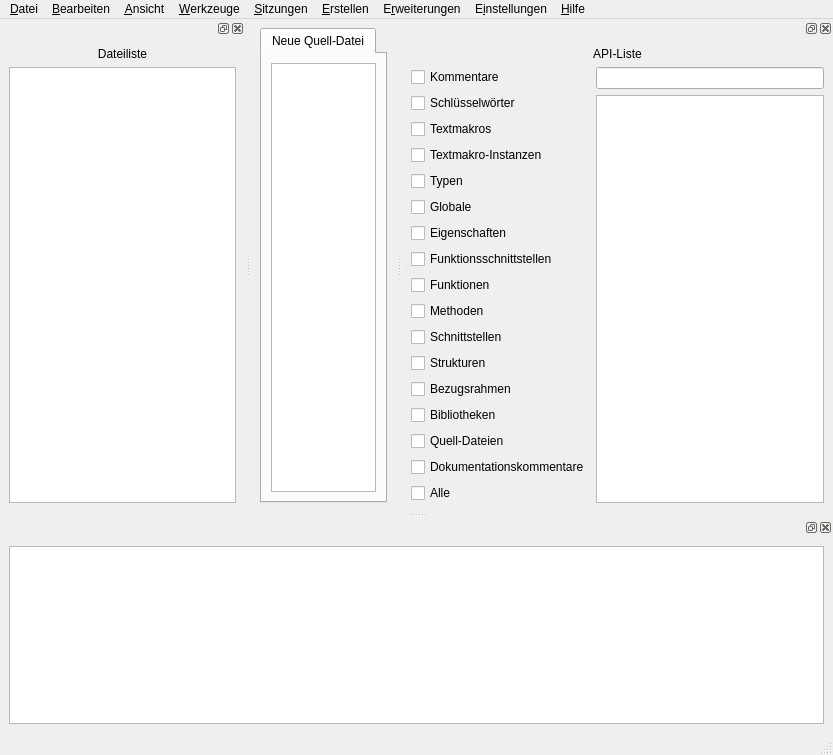
<?xml version="1.0" encoding="UTF-8"?>
<ui version="4.0">
 <author>Tamino Dauth</author>
 <class>MainWindow</class>
 <widget class="QMainWindow" name="MainWindow">
  <property name="geometry">
   <rect>
    <x>0</x>
    <y>0</y>
    <width>833</width>
    <height>755</height>
   </rect>
  </property>
  <property name="windowTitle">
   <string>vjasside</string>
  </property>
  <property name="windowIcon">
   <iconset resource="../vjasside.qrc">
    <normaloff>:/images/vjasside.png</normaloff>:/images/vjasside.png</iconset>
  </property>
  <property name="toolButtonStyle">
   <enum>Qt::ToolButtonIconOnly</enum>
  </property>
  <property name="dockNestingEnabled">
   <bool>true</bool>
  </property>
  <property name="dockOptions">
   <set>QMainWindow::AllowNestedDocks|QMainWindow::AllowTabbedDocks|QMainWindow::AnimatedDocks</set>
  </property>
  <widget class="QWidget" name="centralwidget">
   <layout class="QGridLayout">
    <item row="0" column="0">
     <widget class="QTabWidget" name="tabWidget">
      <property name="contextMenuPolicy">
       <enum>Qt::ActionsContextMenu</enum>
      </property>
      <property name="currentIndex">
       <number>0</number>
      </property>
      <widget class="QWidget" name="tab">
       <property name="contextMenuPolicy">
        <enum>Qt::DefaultContextMenu</enum>
       </property>
       <attribute name="icon">
        <iconset resource="../vjasside.qrc">
         <normaloff>:/images/mimetypes/jasssource.png</normaloff>:/images/mimetypes/jasssource.png</iconset>
       </attribute>
       <attribute name="title">
        <string>Neue Quell-Datei</string>
       </attribute>
       <layout class="QGridLayout">
        <item row="0" column="0">
         <widget class="QTextEdit" name="textEdit">
          <property name="contextMenuPolicy">
           <enum>Qt::DefaultContextMenu</enum>
          </property>
          <property name="lineWidth">
           <number>1</number>
          </property>
          <property name="autoFormatting">
           <set>QTextEdit::AutoNone</set>
          </property>
          <property name="lineWrapMode">
           <enum>QTextEdit::WidgetWidth</enum>
          </property>
         </widget>
        </item>
       </layout>
      </widget>
     </widget>
    </item>
   </layout>
  </widget>
  <widget class="QMenuBar" name="menubar">
   <property name="geometry">
    <rect>
     <x>0</x>
     <y>0</y>
     <width>833</width>
     <height>25</height>
    </rect>
   </property>
   <widget class="QMenu" name="fileMenu">
    <property name="tearOffEnabled">
     <bool>true</bool>
    </property>
    <property name="title">
     <string>&amp;Datei</string>
    </property>
    <widget class="QMenu" name="openRecentMenu">
     <property name="tearOffEnabled">
      <bool>true</bool>
     </property>
     <property name="title">
      <string>Zu&amp;letzt geöffnete Dateien</string>
     </property>
     <property name="icon">
      <iconset resource="../vjasside.qrc">
       <normaloff>:/images/actions/document-open-recent.png</normaloff>:/images/actions/document-open-recent.png</iconset>
     </property>
    </widget>
    <addaction name="newAction"/>
    <addaction name="openAction"/>
    <addaction name="openRecentMenu"/>
    <addaction name="separator"/>
    <addaction name="saveAction"/>
    <addaction name="saveAsAction"/>
    <addaction name="saveAllAction"/>
    <addaction name="separator"/>
    <addaction name="reloadAction"/>
    <addaction name="revertAllAction"/>
    <addaction name="separator"/>
    <addaction name="printAction"/>
    <addaction name="separator"/>
    <addaction name="exportAsHtmlAction"/>
    <addaction name="closeAction"/>
    <addaction name="closeAllAction"/>
    <addaction name="closeAllOtherAction"/>
    <addaction name="separator"/>
    <addaction name="quitAction"/>
   </widget>
   <widget class="QMenu" name="editMenu">
    <property name="tearOffEnabled">
     <bool>true</bool>
    </property>
    <property name="title">
     <string>&amp;Bearbeiten</string>
    </property>
    <addaction name="undoAction"/>
    <addaction name="redoAction"/>
    <addaction name="separator"/>
    <addaction name="cutAction"/>
    <addaction name="copyAction"/>
    <addaction name="copyAsHtmlAction"/>
    <addaction name="pasteAction"/>
    <addaction name="separator"/>
    <addaction name="selectAllAction"/>
    <addaction name="deselectAction"/>
    <addaction name="blockSelectionModeAction"/>
    <addaction name="separator"/>
    <addaction name="overwriteModeAction"/>
    <addaction name="separator"/>
    <addaction name="findAction"/>
    <addaction name="findNextAction"/>
    <addaction name="findPreviousAction"/>
    <addaction name="replaceAction"/>
    <addaction name="separator"/>
    <addaction name="goToLineAction"/>
    <addaction name="findSelectReplaceAction"/>
    <addaction name="findInFilesAction"/>
   </widget>
   <widget class="QMenu" name="viewMenu">
    <property name="tearOffEnabled">
     <bool>true</bool>
    </property>
    <property name="title">
     <string>&amp;Ansicht</string>
    </property>
    <widget class="QMenu" name="codeFoldingMenu">
     <property name="tearOffEnabled">
      <bool>true</bool>
     </property>
     <property name="title">
      <string>&amp;Code-Ausblendung</string>
     </property>
     <addaction name="collapseToplevelAction"/>
     <addaction name="expandToplevelAction"/>
     <addaction name="collapseOneLocalLevelAction"/>
     <addaction name="expandOneLocalLevelAction"/>
    </widget>
    <widget class="QMenu" name="dynamicWordWrapIndicatorsMenu">
     <property name="tearOffEnabled">
      <bool>true</bool>
     </property>
     <property name="title">
      <string>Anzeigen für d&amp;ynamischen Zeilenumbruch</string>
     </property>
     <addaction name="offAction"/>
     <addaction name="followLineNumbersAction"/>
     <addaction name="alwaysOnAction"/>
    </widget>
    <addaction name="backAction"/>
    <addaction name="forwardAction"/>
    <addaction name="gotoLastEditPositionAction"/>
    <addaction name="separator"/>
    <addaction name="wordWrapAction"/>
    <addaction name="dynamicWordWrapIndicatorsMenu"/>
    <addaction name="showStaticWordWrapMarkerAction"/>
    <addaction name="separator"/>
    <addaction name="showIconBorderAction"/>
    <addaction name="showLineNumbersAction"/>
    <addaction name="showScrollbarMarksAction"/>
    <addaction name="separator"/>
    <addaction name="showFoldingMarkersAction"/>
    <addaction name="codeFoldingMenu"/>
   </widget>
   <widget class="QMenu" name="sessionsMenu">
    <property name="tearOffEnabled">
     <bool>true</bool>
    </property>
    <property name="title">
     <string>&amp;Sitzungen</string>
    </property>
    <widget class="QMenu" name="openSessionMenu">
     <property name="tearOffEnabled">
      <bool>true</bool>
     </property>
     <property name="title">
      <string>Ö&amp;ffnen …</string>
     </property>
     <property name="icon">
      <iconset resource="../vjasside.qrc">
       <normaloff>:/images/actions/document-open.png</normaloff>:/images/actions/document-open.png</iconset>
     </property>
    </widget>
    <addaction name="newSessionAction"/>
    <addaction name="openSessionMenu"/>
    <addaction name="separator"/>
    <addaction name="saveSessionAction"/>
    <addaction name="saveSessionAsAction"/>
    <addaction name="separator"/>
    <addaction name="deleteSessionAction"/>
    <addaction name="separator"/>
    <addaction name="closeSessionAction"/>
   </widget>
   <widget class="QMenu" name="buildMenu">
    <property name="tearOffEnabled">
     <bool>true</bool>
    </property>
    <property name="title">
     <string>&amp;Erstellen</string>
    </property>
    <addaction name="parseJassSyntaxAction"/>
    <addaction name="parseVjassSyntaxAction"/>
    <addaction name="separator"/>
    <addaction name="buildApiDocumentationAction"/>
   </widget>
   <widget class="QMenu" name="settingsMenu">
    <property name="tearOffEnabled">
     <bool>true</bool>
    </property>
    <property name="title">
     <string>E&amp;instellungen</string>
    </property>
    <addaction name="configureEditorAction"/>
   </widget>
   <widget class="QMenu" name="helpMenu">
    <property name="tearOffEnabled">
     <bool>true</bool>
    </property>
    <property name="title">
     <string>&amp;Hilfe</string>
    </property>
    <addaction name="aboutPjassAction"/>
    <addaction name="aboutJasshelperAction"/>
    <addaction name="aboutVjassdocAction"/>
    <addaction name="separator"/>
    <addaction name="aboutVjasssdkAction"/>
    <addaction name="aboutWc3sdkAction"/>
    <addaction name="separator"/>
    <addaction name="aboutVjassideAction"/>
    <addaction name="aboutQtAction"/>
   </widget>
   <widget class="QMenu" name="toolsMenu">
    <property name="tearOffEnabled">
     <bool>true</bool>
    </property>
    <property name="title">
     <string>&amp;Werkzeuge</string>
    </property>
    <addaction name="fileListAction"/>
    <addaction name="apiListAction"/>
    <addaction name="outputAction"/>
    <addaction name="showApiDatabaseDialogAction"/>
    <addaction name="showMpqEditorAction"/>
    <addaction name="insertColorAction"/>
   </widget>
   <widget class="QMenu" name="extensionsMenu">
    <property name="title">
     <string>E&amp;rweiterungen</string>
    </property>
    <widget class="QMenu" name="advancedScriptLibraryMenu">
     <property name="title">
      <string>Advanced Script Library</string>
     </property>
     <addaction name="createTalkAction"/>
     <addaction name="createQuestAction"/>
    </widget>
    <addaction name="advancedScriptLibraryMenu"/>
   </widget>
   <addaction name="fileMenu"/>
   <addaction name="editMenu"/>
   <addaction name="viewMenu"/>
   <addaction name="toolsMenu"/>
   <addaction name="sessionsMenu"/>
   <addaction name="buildMenu"/>
   <addaction name="extensionsMenu"/>
   <addaction name="settingsMenu"/>
   <addaction name="helpMenu"/>
  </widget>
  <widget class="QStatusBar" name="statusbar"/>
  <widget class="QDockWidget" name="apiListDockWidget">
   <property name="sizePolicy">
    <sizepolicy hsizetype="Preferred" vsizetype="Preferred">
     <horstretch>0</horstretch>
     <verstretch>0</verstretch>
    </sizepolicy>
   </property>
   <property name="maximumSize">
    <size>
     <width>524287</width>
     <height>524287</height>
    </size>
   </property>
   <property name="baseSize">
    <size>
     <width>0</width>
     <height>0</height>
    </size>
   </property>
   <property name="floating">
    <bool>false</bool>
   </property>
   <property name="allowedAreas">
    <set>Qt::RightDockWidgetArea</set>
   </property>
   <attribute name="dockWidgetArea">
    <number>2</number>
   </attribute>
   <widget class="QWidget" name="apiListDockWidgetContents">
    <property name="minimumSize">
     <size>
      <width>0</width>
      <height>0</height>
     </size>
    </property>
    <property name="maximumSize">
     <size>
      <width>16777215</width>
      <height>16777215</height>
     </size>
    </property>
    <property name="baseSize">
     <size>
      <width>0</width>
      <height>0</height>
     </size>
    </property>
    <layout class="QGridLayout">
     <item row="0" column="0">
      <layout class="QVBoxLayout">
       <item>
        <widget class="QLabel" name="label">
         <property name="text">
          <string>API-Liste</string>
         </property>
         <property name="alignment">
          <set>Qt::AlignCenter</set>
         </property>
        </widget>
       </item>
       <item>
        <layout class="QHBoxLayout">
         <item>
          <layout class="QVBoxLayout">
           <item>
            <widget class="QCheckBox" name="commentCheckBox">
             <property name="text">
              <string>Kommentare</string>
             </property>
            </widget>
           </item>
           <item>
            <widget class="QCheckBox" name="keywordCheckBox">
             <property name="text">
              <string>Schlüsselwörter</string>
             </property>
            </widget>
           </item>
           <item>
            <widget class="QCheckBox" name="textMacroCheckBox">
             <property name="text">
              <string>Textmakros</string>
             </property>
            </widget>
           </item>
           <item>
            <widget class="QCheckBox" name="textMacroInstanceCheckBox">
             <property name="text">
              <string>Textmakro-Instanzen</string>
             </property>
            </widget>
           </item>
           <item>
            <widget class="QCheckBox" name="typeCheckBox">
             <property name="text">
              <string>Typen</string>
             </property>
            </widget>
           </item>
           <item>
            <widget class="QCheckBox" name="globalCheckBox">
             <property name="text">
              <string>Globale</string>
             </property>
            </widget>
           </item>
           <item>
            <widget class="QCheckBox" name="memberCheckBox">
             <property name="text">
              <string>Eigenschaften</string>
             </property>
            </widget>
           </item>
           <item>
            <widget class="QCheckBox" name="functionInterfaceCheckBox">
             <property name="text">
              <string>Funktionsschnittstellen</string>
             </property>
            </widget>
           </item>
           <item>
            <widget class="QCheckBox" name="functionCheckBox">
             <property name="text">
              <string>Funktionen</string>
             </property>
            </widget>
           </item>
           <item>
            <widget class="QCheckBox" name="methodCheckBox">
             <property name="text">
              <string>Methoden</string>
             </property>
            </widget>
           </item>
           <item>
            <widget class="QCheckBox" name="interfaceCheckBox">
             <property name="text">
              <string>Schnittstellen</string>
             </property>
            </widget>
           </item>
           <item>
            <widget class="QCheckBox" name="structCheckBox">
             <property name="text">
              <string>Strukturen</string>
             </property>
            </widget>
           </item>
           <item>
            <widget class="QCheckBox" name="scopeCheckBox">
             <property name="text">
              <string>Bezugsrahmen</string>
             </property>
            </widget>
           </item>
           <item>
            <widget class="QCheckBox" name="libraryCheckBox">
             <property name="text">
              <string>Bibliotheken</string>
             </property>
            </widget>
           </item>
           <item>
            <widget class="QCheckBox" name="sourceFileCheckBox">
             <property name="text">
              <string>Quell-Dateien</string>
             </property>
            </widget>
           </item>
           <item>
            <widget class="QCheckBox" name="documentationCommentCheckBox">
             <property name="text">
              <string>Dokumentationskommentare</string>
             </property>
            </widget>
           </item>
           <item>
            <widget class="QCheckBox" name="allCheckBox">
             <property name="text">
              <string>Alle</string>
             </property>
            </widget>
           </item>
          </layout>
         </item>
         <item>
          <layout class="QVBoxLayout">
           <item>
            <widget class="QLineEdit" name="lineEdit"/>
           </item>
           <item>
            <widget class="QListWidget" name="listWidget"/>
           </item>
          </layout>
         </item>
        </layout>
       </item>
      </layout>
     </item>
    </layout>
   </widget>
  </widget>
  <widget class="QDockWidget" name="outputDockWidget">
   <property name="minimumSize">
    <size>
     <width>142</width>
     <height>147</height>
    </size>
   </property>
   <property name="maximumSize">
    <size>
     <width>524287</width>
     <height>524287</height>
    </size>
   </property>
   <property name="floating">
    <bool>false</bool>
   </property>
   <property name="allowedAreas">
    <set>Qt::BottomDockWidgetArea</set>
   </property>
   <attribute name="dockWidgetArea">
    <number>8</number>
   </attribute>
   <widget class="QWidget" name="outputDockWidgetContents">
    <property name="minimumSize">
     <size>
      <width>0</width>
      <height>0</height>
     </size>
    </property>
    <property name="maximumSize">
     <size>
      <width>16777215</width>
      <height>16777215</height>
     </size>
    </property>
    <layout class="QGridLayout">
     <item row="0" column="0">
      <widget class="QTextBrowser" name="outputTextBrowser"/>
     </item>
    </layout>
   </widget>
  </widget>
  <widget class="QDockWidget" name="fileListDockWidget">
   <property name="enabled">
    <bool>true</bool>
   </property>
   <property name="minimumSize">
    <size>
     <width>168</width>
     <height>182</height>
    </size>
   </property>
   <property name="maximumSize">
    <size>
     <width>524287</width>
     <height>524287</height>
    </size>
   </property>
   <property name="allowedAreas">
    <set>Qt::LeftDockWidgetArea</set>
   </property>
   <attribute name="dockWidgetArea">
    <number>1</number>
   </attribute>
   <widget class="QWidget" name="dockWidgetContents">
    <property name="minimumSize">
     <size>
      <width>0</width>
      <height>0</height>
     </size>
    </property>
    <property name="maximumSize">
     <size>
      <width>16777215</width>
      <height>16777215</height>
     </size>
    </property>
    <layout class="QGridLayout">
     <item row="0" column="0">
      <widget class="QLabel" name="fileListLabel">
       <property name="text">
        <string>Dateiliste</string>
       </property>
       <property name="alignment">
        <set>Qt::AlignCenter</set>
       </property>
      </widget>
     </item>
     <item row="1" column="0">
      <widget class="QListWidget" name="fileListListWidget"/>
     </item>
    </layout>
   </widget>
  </widget>
  <action name="newAction">
   <property name="icon">
    <iconset resource="../vjasside.qrc">
     <normaloff>:/images/actions/document-new.png</normaloff>:/images/actions/document-new.png</iconset>
   </property>
   <property name="text">
    <string>&amp;Neu</string>
   </property>
   <property name="shortcut">
    <string>Ctrl+N</string>
   </property>
  </action>
  <action name="openAction">
   <property name="icon">
    <iconset resource="../vjasside.qrc">
     <normaloff>:/images/actions/document-open.png</normaloff>:/images/actions/document-open.png</iconset>
   </property>
   <property name="text">
    <string>Ö&amp;ffnen …</string>
   </property>
   <property name="shortcut">
    <string>Ctrl+O</string>
   </property>
  </action>
  <action name="saveAction">
   <property name="icon">
    <iconset resource="../vjasside.qrc">
     <normaloff>:/images/actions/document-save.png</normaloff>:/images/actions/document-save.png</iconset>
   </property>
   <property name="text">
    <string>S&amp;peichern</string>
   </property>
   <property name="shortcut">
    <string>Ctrl+S</string>
   </property>
  </action>
  <action name="saveAsAction">
   <property name="icon">
    <iconset resource="../vjasside.qrc">
     <normaloff>:/images/actions/document-save-as.png</normaloff>:/images/actions/document-save-as.png</iconset>
   </property>
   <property name="text">
    <string>Speichern &amp;unter …</string>
   </property>
  </action>
  <action name="saveAllAction">
   <property name="icon">
    <iconset resource="../vjasside.qrc">
     <normaloff>:/images/actions/document-save-all.png</normaloff>:/images/actions/document-save-all.png</iconset>
   </property>
   <property name="text">
    <string>&amp;Alles speichern</string>
   </property>
  </action>
  <action name="reloadAction">
   <property name="icon">
    <iconset resource="../vjasside.qrc">
     <normaloff>:/images/actions/view-refresh.png</normaloff>:/images/actions/view-refresh.png</iconset>
   </property>
   <property name="text">
    <string>E&amp;rneut laden</string>
   </property>
   <property name="shortcut">
    <string>F5</string>
   </property>
  </action>
  <action name="revertAllAction">
   <property name="icon">
    <iconset resource="../vjasside.qrc">
     <normaloff>:/images/actions/document-revert.png</normaloff>:/images/actions/document-revert.png</iconset>
   </property>
   <property name="text">
    <string>Alle Änderungen zurücknehmen</string>
   </property>
  </action>
  <action name="printAction">
   <property name="icon">
    <iconset resource="../vjasside.qrc">
     <normaloff>:/images/actions/document-print.png</normaloff>:/images/actions/document-print.png</iconset>
   </property>
   <property name="text">
    <string>&amp;Drucken …</string>
   </property>
   <property name="shortcut">
    <string>Ctrl+P</string>
   </property>
  </action>
  <action name="exportAsHtmlAction">
   <property name="icon">
    <iconset resource="../vjasside.qrc">
     <normaloff>:/images/actions/document-export.png</normaloff>:/images/actions/document-export.png</iconset>
   </property>
   <property name="text">
    <string>Als &amp;HTML exportieren …</string>
   </property>
  </action>
  <action name="closeAction">
   <property name="icon">
    <iconset resource="../vjasside.qrc">
     <normaloff>:/images/actions/dialog-close.png</normaloff>:/images/actions/dialog-close.png</iconset>
   </property>
   <property name="text">
    <string>Schl&amp;ießen</string>
   </property>
   <property name="shortcut">
    <string>Ctrl+W</string>
   </property>
  </action>
  <action name="closeAllAction">
   <property name="text">
    <string>Alle &amp;schließen</string>
   </property>
  </action>
  <action name="closeAllOtherAction">
   <property name="text">
    <string>Alle anderen schlie&amp;ßen</string>
   </property>
  </action>
  <action name="quitAction">
   <property name="icon">
    <iconset resource="../vjasside.qrc">
     <normaloff>:/images/actions/application-exit.png</normaloff>:/images/actions/application-exit.png</iconset>
   </property>
   <property name="text">
    <string>Be&amp;enden</string>
   </property>
   <property name="shortcut">
    <string>Ctrl+Q</string>
   </property>
   <property name="menuRole">
    <enum>QAction::QuitRole</enum>
   </property>
  </action>
  <action name="undoAction">
   <property name="enabled">
    <bool>false</bool>
   </property>
   <property name="icon">
    <iconset resource="../vjasside.qrc">
     <normaloff>:/images/actions/edit-undo.png</normaloff>:/images/actions/edit-undo.png</iconset>
   </property>
   <property name="text">
    <string>&amp;Rückgängig</string>
   </property>
   <property name="shortcut">
    <string>Ctrl+Z</string>
   </property>
  </action>
  <action name="redoAction">
   <property name="enabled">
    <bool>false</bool>
   </property>
   <property name="icon">
    <iconset resource="../vjasside.qrc">
     <normaloff>:/images/actions/edit-redo.png</normaloff>:/images/actions/edit-redo.png</iconset>
   </property>
   <property name="text">
    <string>Wie&amp;derherstellen</string>
   </property>
   <property name="shortcut">
    <string>Ctrl+Shift+Z</string>
   </property>
  </action>
  <action name="cutAction">
   <property name="enabled">
    <bool>false</bool>
   </property>
   <property name="icon">
    <iconset resource="../vjasside.qrc">
     <normaloff>:/images/actions/edit-cut.png</normaloff>:/images/actions/edit-cut.png</iconset>
   </property>
   <property name="text">
    <string>&amp;Ausschneiden</string>
   </property>
   <property name="shortcut">
    <string>Ctrl+X</string>
   </property>
  </action>
  <action name="copyAction">
   <property name="enabled">
    <bool>false</bool>
   </property>
   <property name="icon">
    <iconset resource="../vjasside.qrc">
     <normaloff>:/images/actions/edit-copy.png</normaloff>:/images/actions/edit-copy.png</iconset>
   </property>
   <property name="text">
    <string>&amp;Kopieren</string>
   </property>
   <property name="shortcut">
    <string>Ctrl+C</string>
   </property>
  </action>
  <action name="copyAsHtmlAction">
   <property name="enabled">
    <bool>false</bool>
   </property>
   <property name="icon">
    <iconset resource="../vjasside.qrc">
     <normaloff>:/images/actions/edit-copy.png</normaloff>:/images/actions/edit-copy.png</iconset>
   </property>
   <property name="text">
    <string>Als &amp;HTML kopieren</string>
   </property>
  </action>
  <action name="pasteAction">
   <property name="enabled">
    <bool>true</bool>
   </property>
   <property name="icon">
    <iconset resource="../vjasside.qrc">
     <normaloff>:/images/actions/edit-paste.png</normaloff>:/images/actions/edit-paste.png</iconset>
   </property>
   <property name="text">
    <string>&amp;Einfügen</string>
   </property>
   <property name="shortcut">
    <string>Ctrl+V</string>
   </property>
  </action>
  <action name="selectAllAction">
   <property name="enabled">
    <bool>true</bool>
   </property>
   <property name="icon">
    <iconset resource="../vjasside.qrc">
     <normaloff>:/images/actions/edit-select-all.png</normaloff>:/images/actions/edit-select-all.png</iconset>
   </property>
   <property name="text">
    <string>A&amp;lles auswählen</string>
   </property>
   <property name="shortcut">
    <string>Ctrl+A</string>
   </property>
  </action>
  <action name="deselectAction">
   <property name="enabled">
    <bool>false</bool>
   </property>
   <property name="text">
    <string>A&amp;uswahl aufheben</string>
   </property>
   <property name="shortcut">
    <string>Ctrl+Shift+A</string>
   </property>
  </action>
  <action name="blockSelectionModeAction">
   <property name="text">
    <string>&amp;Blockauswahlmodus</string>
   </property>
   <property name="shortcut">
    <string>Ctrl+Shift+B</string>
   </property>
  </action>
  <action name="overwriteModeAction">
   <property name="text">
    <string>&amp;Überschreibmodus</string>
   </property>
   <property name="shortcut">
    <string>Ins</string>
   </property>
  </action>
  <action name="findAction">
   <property name="icon">
    <iconset resource="../vjasside.qrc">
     <normaloff>:/images/actions/edit-find.png</normaloff>:/images/actions/edit-find.png</iconset>
   </property>
   <property name="text">
    <string>&amp;Suchen …</string>
   </property>
   <property name="shortcut">
    <string>Ctrl+F</string>
   </property>
  </action>
  <action name="findNextAction">
   <property name="icon">
    <iconset resource="../vjasside.qrc">
     <normaloff>:/images/actions/go-next.png</normaloff>:/images/actions/go-next.png</iconset>
   </property>
   <property name="text">
    <string>&amp;Weitersuchen</string>
   </property>
   <property name="shortcut">
    <string>F3</string>
   </property>
  </action>
  <action name="findPreviousAction">
   <property name="icon">
    <iconset resource="../vjasside.qrc">
     <normaloff>:/images/actions/go-previous.png</normaloff>:/images/actions/go-previous.png</iconset>
   </property>
   <property name="text">
    <string>&amp;Frühere suchen</string>
   </property>
   <property name="shortcut">
    <string>Shift+F3</string>
   </property>
  </action>
  <action name="replaceAction">
   <property name="text">
    <string>Ersetze&amp;n …</string>
   </property>
   <property name="shortcut">
    <string>Ctrl+R</string>
   </property>
  </action>
  <action name="goToLineAction">
   <property name="icon">
    <iconset>
     <normaloff>../../../../../../../../../:/images/actions/goto.png</normaloff>../../../../../../../../../:/images/actions/goto.png</iconset>
   </property>
   <property name="text">
    <string>Gehe zu &amp;Zeile …</string>
   </property>
   <property name="shortcut">
    <string>Ctrl+G</string>
   </property>
  </action>
  <action name="findInFilesAction">
   <property name="text">
    <string>Suche &amp;in Dateien …</string>
   </property>
   <property name="shortcut">
    <string>Ctrl+Alt+F</string>
   </property>
  </action>
  <action name="findSelectReplaceAction">
   <property name="text">
    <string>Su&amp;che-Auswahl-Ersetzen …</string>
   </property>
   <property name="shortcut">
    <string>Ctrl+Shift+R</string>
   </property>
  </action>
  <action name="expandTextAction">
   <property name="text">
    <string>Expand Text</string>
   </property>
  </action>
  <action name="expandAbbreviationAction">
   <property name="text">
    <string>Expand Abbreviation</string>
   </property>
  </action>
  <action name="backAction">
   <property name="icon">
    <iconset resource="../vjasside.qrc">
     <normaloff>:/images/actions/go-previous.png</normaloff>:/images/actions/go-previous.png</iconset>
   </property>
   <property name="text">
    <string>&amp;Zurück</string>
   </property>
   <property name="shortcut">
    <string>Alt+Left</string>
   </property>
  </action>
  <action name="forwardAction">
   <property name="icon">
    <iconset resource="../vjasside.qrc">
     <normaloff>:/images/actions/go-next.png</normaloff>:/images/actions/go-next.png</iconset>
   </property>
   <property name="text">
    <string>V&amp;orwärts</string>
   </property>
   <property name="shortcut">
    <string>Alt+Right</string>
   </property>
  </action>
  <action name="gotoLastEditPositionAction">
   <property name="icon">
    <iconset resource="../vjasside.qrc">
     <normaloff>:/images/actions/go-bottom.png</normaloff>:/images/actions/go-bottom.png</iconset>
   </property>
   <property name="text">
    <string>Springe zur &amp;letzten Bearbeitungsposition</string>
   </property>
  </action>
  <action name="raiseEditorAction">
   <property name="text">
    <string>Raise Editor</string>
   </property>
  </action>
  <action name="nextErrorAction">
   <property name="text">
    <string>Next Error</string>
   </property>
  </action>
  <action name="previousErrorAction">
   <property name="text">
    <string>Previous Error</string>
   </property>
  </action>
  <action name="wordWrapAction">
   <property name="checkable">
    <bool>true</bool>
   </property>
   <property name="text">
    <string>Z&amp;eilenumbruch</string>
   </property>
  </action>
  <action name="showStaticWordWrapMarkerAction">
   <property name="text">
    <string>Markierung für s&amp;tatischen Zeilenumbruch anzeigen</string>
   </property>
  </action>
  <action name="showIconBorderAction">
   <property name="text">
    <string>Symbols&amp;palte anzeigen</string>
   </property>
   <property name="shortcut">
    <string>F6</string>
   </property>
  </action>
  <action name="showLineNumbersAction">
   <property name="text">
    <string>Ze&amp;ilennummern anzeigen</string>
   </property>
  </action>
  <action name="showScrollbarMarksAction">
   <property name="text">
    <string>&amp;Markierung für Bildlaufleiste anzeigen</string>
   </property>
  </action>
  <action name="showFoldingMarkersAction">
   <property name="text">
    <string>Markierungen &amp;für Code-Ausblendungen anzeigen</string>
   </property>
  </action>
  <action name="newSessionAction">
   <property name="icon">
    <iconset resource="../vjasside.qrc">
     <normaloff>:/images/actions/document-new.png</normaloff>:/images/actions/document-new.png</iconset>
   </property>
   <property name="text">
    <string>&amp;Neu</string>
   </property>
  </action>
  <action name="quickOpenerAction">
   <property name="text">
    <string>Quick opener</string>
   </property>
  </action>
  <action name="saveSessionAction">
   <property name="icon">
    <iconset resource="../vjasside.qrc">
     <normaloff>:/images/actions/document-save-as.png</normaloff>:/images/actions/document-save-as.png</iconset>
   </property>
   <property name="text">
    <string>S&amp;peichern</string>
   </property>
  </action>
  <action name="saveSessionAsAction">
   <property name="icon">
    <iconset resource="../vjasside.qrc">
     <normaloff>:/images/actions/document-save.png</normaloff>:/images/actions/document-save.png</iconset>
   </property>
   <property name="text">
    <string>Speichern &amp;unter …</string>
   </property>
  </action>
  <action name="parseJassSyntaxAction">
   <property name="text">
    <string>&amp;Jass Syntax überprüfen</string>
   </property>
   <property name="shortcut">
    <string>F8</string>
   </property>
  </action>
  <action name="parseVjassSyntaxAction">
   <property name="icon">
    <iconset resource="../vjasside.qrc">
     <normaloff>:/images/actions/jasshelper.png</normaloff>:/images/actions/jasshelper.png</iconset>
   </property>
   <property name="text">
    <string>&amp;vJass Syntax überprüfen</string>
   </property>
   <property name="shortcut">
    <string>F9</string>
   </property>
  </action>
  <action name="buildApiDocumentationAction">
   <property name="icon">
    <iconset resource="../vjasside.qrc">
     <normaloff>:/images/actions/bookmarks-organize.png</normaloff>:/images/actions/bookmarks-organize.png</iconset>
   </property>
   <property name="text">
    <string>API-D&amp;okumentation erstellen</string>
   </property>
   <property name="shortcut">
    <string>F10</string>
   </property>
  </action>
  <action name="aboutVjassideAction">
   <property name="icon">
    <iconset resource="../vjasside.qrc">
     <normaloff>:/images/actions/help-about.png</normaloff>:/images/actions/help-about.png</iconset>
   </property>
   <property name="text">
    <string>Ü&amp;ber vjasside</string>
   </property>
   <property name="menuRole">
    <enum>QAction::AboutRole</enum>
   </property>
  </action>
  <action name="aboutPjassAction">
   <property name="text">
    <string>Über &amp;PJass</string>
   </property>
   <property name="menuRole">
    <enum>QAction::AboutQtRole</enum>
   </property>
  </action>
  <action name="aboutJasshelperAction">
   <property name="icon">
    <iconset resource="../vjasside.qrc">
     <normaloff>:/images/actions/jasshelper.png</normaloff>:/images/actions/jasshelper.png</iconset>
   </property>
   <property name="text">
    <string>Über &amp;JassHelper</string>
   </property>
   <property name="menuRole">
    <enum>QAction::AboutRole</enum>
   </property>
  </action>
  <action name="aboutVjassdocAction">
   <property name="icon">
    <iconset resource="../vjasside.qrc">
     <normaloff>:/images/actions/bookmarks-organize.png</normaloff>:/images/actions/bookmarks-organize.png</iconset>
   </property>
   <property name="text">
    <string>Über vjass&amp;doc</string>
   </property>
   <property name="menuRole">
    <enum>QAction::AboutRole</enum>
   </property>
  </action>
  <action name="configureEditorAction">
   <property name="icon">
    <iconset resource="../vjasside.qrc">
     <normaloff>:/images/actions/configure.png</normaloff>:/images/actions/configure.png</iconset>
   </property>
   <property name="text">
    <string>&amp;Editor einrichten …</string>
   </property>
   <property name="shortcutContext">
    <enum>Qt::WindowShortcut</enum>
   </property>
   <property name="menuRole">
    <enum>QAction::PreferencesRole</enum>
   </property>
  </action>
  <action name="aboutVjasssdkAction">
   <property name="text">
    <string>Über vjass&amp;sdk</string>
   </property>
   <property name="menuRole">
    <enum>QAction::AboutRole</enum>
   </property>
  </action>
  <action name="aboutWc3sdkAction">
   <property name="text">
    <string>Über &amp;wc3sdk</string>
   </property>
   <property name="menuRole">
    <enum>QAction::AboutRole</enum>
   </property>
  </action>
  <action name="aboutQtAction">
   <property name="icon">
    <iconset resource="../vjasside.qrc">
     <normaloff>:/images/actions/qt.png</normaloff>:/images/actions/qt.png</iconset>
   </property>
   <property name="text">
    <string>Über &amp;Qt</string>
   </property>
   <property name="menuRole">
    <enum>QAction::AboutQtRole</enum>
   </property>
  </action>
  <action name="offAction">
   <property name="checkable">
    <bool>true</bool>
   </property>
   <property name="checked">
    <bool>false</bool>
   </property>
   <property name="text">
    <string>Off</string>
   </property>
  </action>
  <action name="followLineNumbersAction">
   <property name="checkable">
    <bool>true</bool>
   </property>
   <property name="text">
    <string>Follow Line Numbers</string>
   </property>
  </action>
  <action name="alwaysOnAction">
   <property name="checkable">
    <bool>true</bool>
   </property>
   <property name="text">
    <string>Always On</string>
   </property>
  </action>
  <action name="collapseToplevelAction">
   <property name="checkable">
    <bool>false</bool>
   </property>
   <property name="text">
    <string>&amp;Oberste Ebene einklappen</string>
   </property>
   <property name="shortcut">
    <string>Ctrl+Shift+-</string>
   </property>
  </action>
  <action name="expandToplevelAction">
   <property name="checkable">
    <bool>false</bool>
   </property>
   <property name="text">
    <string>Oberste Ebene &amp;ausklappen</string>
   </property>
   <property name="shortcut">
    <string>Ctrl+Shift++</string>
   </property>
  </action>
  <action name="collapseOneLocalLevelAction">
   <property name="checkable">
    <bool>false</bool>
   </property>
   <property name="text">
    <string>&amp;Eine lokale Ebene einklappen</string>
   </property>
   <property name="shortcut">
    <string>Ctrl+-</string>
   </property>
  </action>
  <action name="expandOneLocalLevelAction">
   <property name="checkable">
    <bool>false</bool>
   </property>
   <property name="text">
    <string>Eine &amp;lokale Ebene ausklappen</string>
   </property>
   <property name="shortcut">
    <string>Ctrl++</string>
   </property>
  </action>
  <action name="closeSessionAction">
   <property name="icon">
    <iconset resource="../vjasside.qrc">
     <normaloff>:/images/actions/dialog-close.png</normaloff>:/images/actions/dialog-close.png</iconset>
   </property>
   <property name="text">
    <string>Schl&amp;ießen</string>
   </property>
  </action>
  <action name="apiListAction">
   <property name="checkable">
    <bool>true</bool>
   </property>
   <property name="checked">
    <bool>true</bool>
   </property>
   <property name="text">
    <string>API-Liste</string>
   </property>
  </action>
  <action name="outputAction">
   <property name="checkable">
    <bool>true</bool>
   </property>
   <property name="checked">
    <bool>true</bool>
   </property>
   <property name="text">
    <string>Ausgabe</string>
   </property>
  </action>
  <action name="fileListAction">
   <property name="checkable">
    <bool>true</bool>
   </property>
   <property name="checked">
    <bool>true</bool>
   </property>
   <property name="text">
    <string>&amp;Dateiliste</string>
   </property>
  </action>
  <action name="showMpqEditorAction">
   <property name="checkable">
    <bool>false</bool>
   </property>
   <property name="text">
    <string>MPQ-Editor</string>
   </property>
  </action>
  <action name="showApiDatabaseDialogAction">
   <property name="text">
    <string>API-Datenbanken</string>
   </property>
  </action>
  <action name="insertColorAction">
   <property name="icon">
    <iconset resource="../vjasside.qrc">
     <normaloff>:/images/actions/fill-color.png</normaloff>:/images/actions/fill-color.png</iconset>
   </property>
   <property name="text">
    <string>Farbe einfügen</string>
   </property>
  </action>
  <action name="createTalkAction">
   <property name="text">
    <string>Gespräch erstellen</string>
   </property>
  </action>
  <action name="createQuestAction">
   <property name="text">
    <string>Auftrag erstellen</string>
   </property>
  </action>
  <action name="deleteSessionAction">
   <property name="icon">
    <iconset resource="../vjasside.qrc">
     <normaloff>:/images/actions/dialog-close.png</normaloff>:/images/actions/dialog-close.png</iconset>
   </property>
   <property name="text">
    <string>&amp;Löschen</string>
   </property>
  </action>
 </widget>
 <resources>
  <include location="../vjasside.qrc"/>
 </resources>
 <connections>
  <connection>
   <sender>apiListAction</sender>
   <signal>triggered(bool)</signal>
   <receiver>apiListDockWidget</receiver>
   <slot>setVisible(bool)</slot>
   <hints>
    <hint type="sourcelabel">
     <x>-1</x>
     <y>-1</y>
    </hint>
    <hint type="destinationlabel">
     <x>618</x>
     <y>265</y>
    </hint>
   </hints>
  </connection>
  <connection>
   <sender>outputAction</sender>
   <signal>triggered(bool)</signal>
   <receiver>outputDockWidget</receiver>
   <slot>setVisible(bool)</slot>
   <hints>
    <hint type="sourcelabel">
     <x>-1</x>
     <y>-1</y>
    </hint>
    <hint type="destinationlabel">
     <x>530</x>
     <y>555</y>
    </hint>
   </hints>
  </connection>
  <connection>
   <sender>fileListAction</sender>
   <signal>triggered(bool)</signal>
   <receiver>fileListDockWidget</receiver>
   <slot>setVisible(bool)</slot>
   <hints>
    <hint type="sourcelabel">
     <x>-1</x>
     <y>-1</y>
    </hint>
    <hint type="destinationlabel">
     <x>88</x>
     <y>250</y>
    </hint>
   </hints>
  </connection>
  <connection>
   <sender>allCheckBox</sender>
   <signal>clicked(bool)</signal>
   <receiver>commentCheckBox</receiver>
   <slot>setChecked(bool)</slot>
   <hints>
    <hint type="sourcelabel">
     <x>590</x>
     <y>528</y>
    </hint>
    <hint type="destinationlabel">
     <x>594</x>
     <y>97</y>
    </hint>
   </hints>
  </connection>
  <connection>
   <sender>allCheckBox</sender>
   <signal>clicked(bool)</signal>
   <receiver>keywordCheckBox</receiver>
   <slot>setChecked(bool)</slot>
   <hints>
    <hint type="sourcelabel">
     <x>590</x>
     <y>528</y>
    </hint>
    <hint type="destinationlabel">
     <x>594</x>
     <y>124</y>
    </hint>
   </hints>
  </connection>
  <connection>
   <sender>allCheckBox</sender>
   <signal>clicked(bool)</signal>
   <receiver>textMacroCheckBox</receiver>
   <slot>setChecked(bool)</slot>
   <hints>
    <hint type="sourcelabel">
     <x>590</x>
     <y>528</y>
    </hint>
    <hint type="destinationlabel">
     <x>594</x>
     <y>151</y>
    </hint>
   </hints>
  </connection>
  <connection>
   <sender>allCheckBox</sender>
   <signal>clicked(bool)</signal>
   <receiver>typeCheckBox</receiver>
   <slot>setChecked(bool)</slot>
   <hints>
    <hint type="sourcelabel">
     <x>590</x>
     <y>528</y>
    </hint>
    <hint type="destinationlabel">
     <x>594</x>
     <y>205</y>
    </hint>
   </hints>
  </connection>
  <connection>
   <sender>allCheckBox</sender>
   <signal>clicked(bool)</signal>
   <receiver>globalCheckBox</receiver>
   <slot>setChecked(bool)</slot>
   <hints>
    <hint type="sourcelabel">
     <x>590</x>
     <y>528</y>
    </hint>
    <hint type="destinationlabel">
     <x>594</x>
     <y>232</y>
    </hint>
   </hints>
  </connection>
  <connection>
   <sender>allCheckBox</sender>
   <signal>clicked(bool)</signal>
   <receiver>memberCheckBox</receiver>
   <slot>setChecked(bool)</slot>
   <hints>
    <hint type="sourcelabel">
     <x>590</x>
     <y>528</y>
    </hint>
    <hint type="destinationlabel">
     <x>594</x>
     <y>259</y>
    </hint>
   </hints>
  </connection>
  <connection>
   <sender>allCheckBox</sender>
   <signal>clicked(bool)</signal>
   <receiver>functionInterfaceCheckBox</receiver>
   <slot>setChecked(bool)</slot>
   <hints>
    <hint type="sourcelabel">
     <x>590</x>
     <y>528</y>
    </hint>
    <hint type="destinationlabel">
     <x>594</x>
     <y>286</y>
    </hint>
   </hints>
  </connection>
  <connection>
   <sender>allCheckBox</sender>
   <signal>clicked(bool)</signal>
   <receiver>functionCheckBox</receiver>
   <slot>setChecked(bool)</slot>
   <hints>
    <hint type="sourcelabel">
     <x>590</x>
     <y>528</y>
    </hint>
    <hint type="destinationlabel">
     <x>590</x>
     <y>313</y>
    </hint>
   </hints>
  </connection>
  <connection>
   <sender>allCheckBox</sender>
   <signal>clicked(bool)</signal>
   <receiver>methodCheckBox</receiver>
   <slot>setChecked(bool)</slot>
   <hints>
    <hint type="sourcelabel">
     <x>590</x>
     <y>528</y>
    </hint>
    <hint type="destinationlabel">
     <x>590</x>
     <y>340</y>
    </hint>
   </hints>
  </connection>
  <connection>
   <sender>allCheckBox</sender>
   <signal>clicked(bool)</signal>
   <receiver>interfaceCheckBox</receiver>
   <slot>setChecked(bool)</slot>
   <hints>
    <hint type="sourcelabel">
     <x>590</x>
     <y>528</y>
    </hint>
    <hint type="destinationlabel">
     <x>590</x>
     <y>367</y>
    </hint>
   </hints>
  </connection>
  <connection>
   <sender>allCheckBox</sender>
   <signal>clicked(bool)</signal>
   <receiver>structCheckBox</receiver>
   <slot>setChecked(bool)</slot>
   <hints>
    <hint type="sourcelabel">
     <x>590</x>
     <y>528</y>
    </hint>
    <hint type="destinationlabel">
     <x>590</x>
     <y>394</y>
    </hint>
   </hints>
  </connection>
  <connection>
   <sender>allCheckBox</sender>
   <signal>clicked(bool)</signal>
   <receiver>scopeCheckBox</receiver>
   <slot>setChecked(bool)</slot>
   <hints>
    <hint type="sourcelabel">
     <x>590</x>
     <y>528</y>
    </hint>
    <hint type="destinationlabel">
     <x>590</x>
     <y>421</y>
    </hint>
   </hints>
  </connection>
  <connection>
   <sender>allCheckBox</sender>
   <signal>clicked(bool)</signal>
   <receiver>libraryCheckBox</receiver>
   <slot>setChecked(bool)</slot>
   <hints>
    <hint type="sourcelabel">
     <x>590</x>
     <y>528</y>
    </hint>
    <hint type="destinationlabel">
     <x>590</x>
     <y>448</y>
    </hint>
   </hints>
  </connection>
  <connection>
   <sender>allCheckBox</sender>
   <signal>clicked(bool)</signal>
   <receiver>sourceFileCheckBox</receiver>
   <slot>setChecked(bool)</slot>
   <hints>
    <hint type="sourcelabel">
     <x>590</x>
     <y>528</y>
    </hint>
    <hint type="destinationlabel">
     <x>590</x>
     <y>475</y>
    </hint>
   </hints>
  </connection>
  <connection>
   <sender>allCheckBox</sender>
   <signal>clicked(bool)</signal>
   <receiver>documentationCommentCheckBox</receiver>
   <slot>setChecked(bool)</slot>
   <hints>
    <hint type="sourcelabel">
     <x>590</x>
     <y>528</y>
    </hint>
    <hint type="destinationlabel">
     <x>590</x>
     <y>502</y>
    </hint>
   </hints>
  </connection>
  <connection>
   <sender>allCheckBox</sender>
   <signal>clicked(bool)</signal>
   <receiver>textMacroInstanceCheckBox</receiver>
   <slot>setChecked(bool)</slot>
   <hints>
    <hint type="sourcelabel">
     <x>590</x>
     <y>528</y>
    </hint>
    <hint type="destinationlabel">
     <x>594</x>
     <y>178</y>
    </hint>
   </hints>
  </connection>
 </connections>
</ui>
